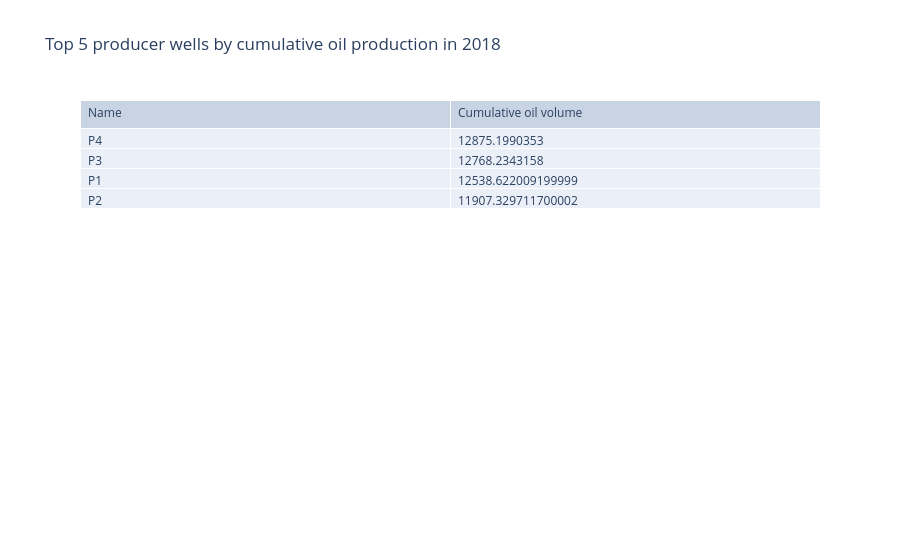

Notebook code for this chart:
### Code cell
item = ui_items.items[1]
item = item.data['plotly']
pio.show(item)

### Figure 1 — Plotly figure (JSON) as saved in the notebook; plotly's stock layout.template omitted (floating-point values rounded to 4 significant figures)
{"data": [{"cells": {"align": "left", "values": [["P4", "P3", "P1", "P2"], ["12875.1990353", "12768.2343158", "12538.622009199999", "11907.329711700002"]]}, "header": {"align": "left", "values": ["Name", "Cumulative oil volume"]}, "type": "table"}], "layout": {"title": {"text": "Top 5 producer wells by cumulative oil production in 2018"}}}
